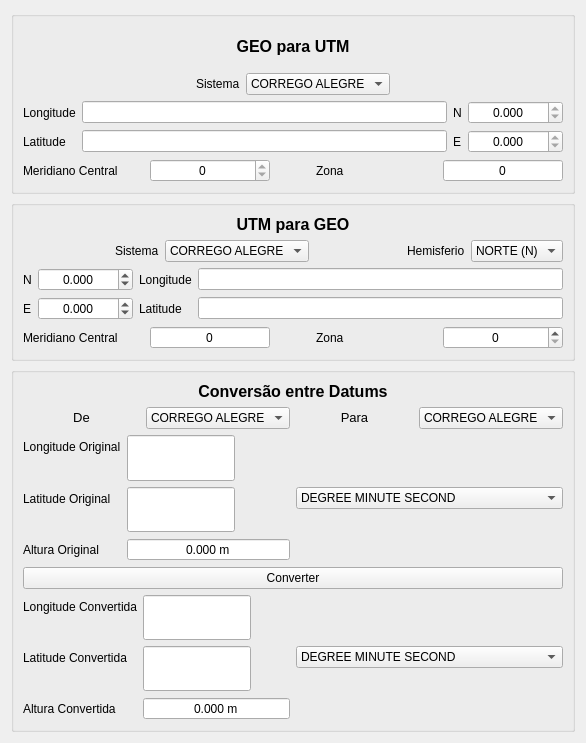
<?xml version="1.0" encoding="UTF-8"?>
<ui version="4.0">
 <class>convertionLayout</class>
 <widget class="QWidget" name="convertionLayout">
  <property name="geometry">
   <rect>
    <x>0</x>
    <y>0</y>
    <width>586</width>
    <height>743</height>
   </rect>
  </property>
  <property name="sizePolicy">
   <sizepolicy hsizetype="Preferred" vsizetype="Ignored">
    <horstretch>0</horstretch>
    <verstretch>0</verstretch>
   </sizepolicy>
  </property>
  <property name="minimumSize">
   <size>
    <width>450</width>
    <height>400</height>
   </size>
  </property>
  <property name="maximumSize">
   <size>
    <width>600</width>
    <height>743</height>
   </size>
  </property>
  <property name="windowTitle">
   <string>Form</string>
  </property>
  <layout class="QVBoxLayout" name="verticalLayout_8" stretch="1,0,2">
   <property name="sizeConstraint">
    <enum>QLayout::SetMinAndMaxSize</enum>
   </property>
   <item>
    <widget class="QGroupBox" name="groupBox_2">
     <property name="sizePolicy">
      <sizepolicy hsizetype="Preferred" vsizetype="Minimum">
       <horstretch>0</horstretch>
       <verstretch>0</verstretch>
      </sizepolicy>
     </property>
     <property name="maximumSize">
      <size>
       <width>16777215</width>
       <height>200</height>
      </size>
     </property>
     <property name="title">
      <string/>
     </property>
     <property name="alignment">
      <set>Qt::AlignCenter</set>
     </property>
     <layout class="QVBoxLayout" name="verticalLayout_3">
      <item>
       <widget class="QLabel" name="label_26">
        <property name="text">
         <string>&lt;!DOCTYPE HTML PUBLIC &quot;-//W3C//DTD HTML 4.0//EN&quot; &quot;http://www.w3.org/TR/REC-html40/strict.dtd&quot;&gt;
&lt;html&gt;&lt;head&gt;&lt;meta name=&quot;qrichtext&quot; content=&quot;1&quot; /&gt;&lt;style type=&quot;text/css&quot;&gt;
p, li { white-space: pre-wrap; }
&lt;/style&gt;&lt;/head&gt;&lt;body style=&quot; font-family:'Sans'; font-size:10pt; font-weight:400; font-style:normal;&quot;&gt;
&lt;p align=&quot;center&quot; style=&quot; margin-top:0px; margin-bottom:0px; margin-left:0px; margin-right:0px; -qt-block-indent:0; text-indent:0px;&quot;&gt;&lt;span style=&quot; font-family:'MS Shell Dlg 2'; font-size:12pt; font-weight:600;&quot;&gt;GEO para UTM&lt;/span&gt;&lt;/p&gt;&lt;/body&gt;&lt;/html&gt;</string>
        </property>
       </widget>
      </item>
      <item>
       <layout class="QHBoxLayout" name="horizontalLayout_4">
        <item>
         <spacer name="horizontalSpacer">
          <property name="orientation">
           <enum>Qt::Horizontal</enum>
          </property>
          <property name="sizeHint" stdset="0">
           <size>
            <width>40</width>
            <height>20</height>
           </size>
          </property>
         </spacer>
        </item>
        <item>
         <widget class="QLabel" name="label_5">
          <property name="text">
           <string>Sistema</string>
          </property>
         </widget>
        </item>
        <item>
         <widget class="QComboBox" name="geoUTMOldSystemComboBox">
          <item>
           <property name="text">
            <string>CORREGO ALEGRE</string>
           </property>
          </item>
          <item>
           <property name="text">
            <string>SAD69</string>
           </property>
          </item>
          <item>
           <property name="text">
            <string>SIRGAS2000</string>
           </property>
          </item>
          <item>
           <property name="text">
            <string>WGS84</string>
           </property>
          </item>
         </widget>
        </item>
        <item>
         <spacer name="horizontalSpacer_2">
          <property name="orientation">
           <enum>Qt::Horizontal</enum>
          </property>
          <property name="sizeHint" stdset="0">
           <size>
            <width>40</width>
            <height>20</height>
           </size>
          </property>
         </spacer>
        </item>
       </layout>
      </item>
      <item>
       <layout class="QVBoxLayout" name="verticalLayout_2">
        <item>
         <layout class="QGridLayout" name="gridLayout">
          <item row="1" column="0">
           <widget class="QLabel" name="label">
            <property name="text">
             <string>Longitude</string>
            </property>
           </widget>
          </item>
          <item row="4" column="0">
           <widget class="QLabel" name="label_3">
            <property name="text">
             <string>Latitude</string>
            </property>
           </widget>
          </item>
          <item row="1" column="1">
           <widget class="DmsEdit" name="longGeotoUtmDmsEdit"/>
          </item>
          <item row="4" column="1">
           <widget class="DmsEdit" name="latGeotoUtmDmsEdit"/>
          </item>
          <item row="1" column="3">
           <widget class="QDoubleSpinBox" name="NGeoToUtmDoubleSpinBox">
            <property name="alignment">
             <set>Qt::AlignCenter</set>
            </property>
            <property name="readOnly">
             <bool>true</bool>
            </property>
            <property name="decimals">
             <number>3</number>
            </property>
            <property name="minimum">
             <double>-1000000000.000000000000000</double>
            </property>
            <property name="maximum">
             <double>1000000000.000000000000000</double>
            </property>
           </widget>
          </item>
          <item row="4" column="3">
           <widget class="QDoubleSpinBox" name="EGeoToUtmDoubleSpinBox">
            <property name="alignment">
             <set>Qt::AlignCenter</set>
            </property>
            <property name="readOnly">
             <bool>true</bool>
            </property>
            <property name="decimals">
             <number>3</number>
            </property>
            <property name="minimum">
             <double>-1000000000.000000000000000</double>
            </property>
            <property name="maximum">
             <double>1000000000.000000000000000</double>
            </property>
           </widget>
          </item>
          <item row="4" column="2">
           <widget class="QLabel" name="label_4">
            <property name="text">
             <string>E</string>
            </property>
           </widget>
          </item>
          <item row="1" column="2">
           <widget class="QLabel" name="label_2">
            <property name="text">
             <string>N</string>
            </property>
           </widget>
          </item>
         </layout>
        </item>
        <item>
         <layout class="QHBoxLayout" name="horizontalLayout_2">
          <item>
           <widget class="QLabel" name="label_12">
            <property name="text">
             <string>Meridiano Central</string>
            </property>
           </widget>
          </item>
          <item>
           <widget class="QDoubleSpinBox" name="mCGeoToUtmDoubleSpinBox">
            <property name="alignment">
             <set>Qt::AlignCenter</set>
            </property>
            <property name="readOnly">
             <bool>true</bool>
            </property>
            <property name="decimals">
             <number>0</number>
            </property>
            <property name="minimum">
             <double>-1000.000000000000000</double>
            </property>
           </widget>
          </item>
          <item>
           <spacer name="horizontalSpacer_3">
            <property name="orientation">
             <enum>Qt::Horizontal</enum>
            </property>
            <property name="sizeType">
             <enum>QSizePolicy::Preferred</enum>
            </property>
            <property name="sizeHint" stdset="0">
             <size>
              <width>40</width>
              <height>20</height>
             </size>
            </property>
           </spacer>
          </item>
          <item>
           <widget class="QLabel" name="label_24">
            <property name="text">
             <string>Zona</string>
            </property>
           </widget>
          </item>
          <item>
           <widget class="QSpinBox" name="zonaGeoUtmSpinBox">
            <property name="alignment">
             <set>Qt::AlignCenter</set>
            </property>
            <property name="readOnly">
             <bool>true</bool>
            </property>
            <property name="buttonSymbols">
             <enum>QAbstractSpinBox::NoButtons</enum>
            </property>
           </widget>
          </item>
         </layout>
        </item>
       </layout>
      </item>
     </layout>
    </widget>
   </item>
   <item>
    <widget class="QGroupBox" name="groupBox_3">
     <property name="sizePolicy">
      <sizepolicy hsizetype="Preferred" vsizetype="Minimum">
       <horstretch>0</horstretch>
       <verstretch>0</verstretch>
      </sizepolicy>
     </property>
     <property name="title">
      <string/>
     </property>
     <layout class="QVBoxLayout" name="verticalLayout">
      <item>
       <widget class="QLabel" name="label_25">
        <property name="text">
         <string>&lt;!DOCTYPE HTML PUBLIC &quot;-//W3C//DTD HTML 4.0//EN&quot; &quot;http://www.w3.org/TR/REC-html40/strict.dtd&quot;&gt;
&lt;html&gt;&lt;head&gt;&lt;meta name=&quot;qrichtext&quot; content=&quot;1&quot; /&gt;&lt;style type=&quot;text/css&quot;&gt;
p, li { white-space: pre-wrap; }
&lt;/style&gt;&lt;/head&gt;&lt;body style=&quot; font-family:'Sans'; font-size:10pt; font-weight:400; font-style:normal;&quot;&gt;
&lt;p align=&quot;center&quot; style=&quot; margin-top:0px; margin-bottom:0px; margin-left:0px; margin-right:0px; -qt-block-indent:0; text-indent:0px;&quot;&gt;&lt;span style=&quot; font-family:'MS Shell Dlg 2'; font-size:12pt; font-weight:600;&quot;&gt;UTM para GEO&lt;/span&gt;&lt;/p&gt;&lt;/body&gt;&lt;/html&gt;</string>
        </property>
       </widget>
      </item>
      <item>
       <layout class="QHBoxLayout" name="horizontalLayout_3">
        <item>
         <spacer name="horizontalSpacer_5">
          <property name="orientation">
           <enum>Qt::Horizontal</enum>
          </property>
          <property name="sizeHint" stdset="0">
           <size>
            <width>40</width>
            <height>20</height>
           </size>
          </property>
         </spacer>
        </item>
        <item>
         <widget class="QLabel" name="label_6">
          <property name="text">
           <string>Sistema</string>
          </property>
         </widget>
        </item>
        <item>
         <widget class="QComboBox" name="utmGeoOldSystemComboBox">
          <item>
           <property name="text">
            <string>CORREGO ALEGRE</string>
           </property>
          </item>
          <item>
           <property name="text">
            <string>SAD69</string>
           </property>
          </item>
          <item>
           <property name="text">
            <string>SIRGAS2000</string>
           </property>
          </item>
          <item>
           <property name="text">
            <string>WGS84</string>
           </property>
          </item>
         </widget>
        </item>
        <item>
         <spacer name="horizontalSpacer_6">
          <property name="orientation">
           <enum>Qt::Horizontal</enum>
          </property>
          <property name="sizeHint" stdset="0">
           <size>
            <width>40</width>
            <height>20</height>
           </size>
          </property>
         </spacer>
        </item>
        <item>
         <widget class="QLabel" name="label_14">
          <property name="text">
           <string>Hemisferio</string>
          </property>
         </widget>
        </item>
        <item>
         <widget class="QComboBox" name="hemiNSUtmGeoComboBox">
          <item>
           <property name="text">
            <string>NORTE (N)</string>
           </property>
          </item>
          <item>
           <property name="text">
            <string>SUL (S)</string>
           </property>
          </item>
         </widget>
        </item>
       </layout>
      </item>
      <item>
       <layout class="QGridLayout" name="gridLayout_2">
        <item row="0" column="2">
         <widget class="QLabel" name="label_8">
          <property name="text">
           <string>Longitude</string>
          </property>
         </widget>
        </item>
        <item row="0" column="3">
         <widget class="DmsEdit" name="latUtmToGeoDmsEdit">
          <property name="readOnly">
           <bool>true</bool>
          </property>
         </widget>
        </item>
        <item row="0" column="0">
         <widget class="QLabel" name="label_10">
          <property name="text">
           <string>N</string>
          </property>
         </widget>
        </item>
        <item row="2" column="0">
         <widget class="QLabel" name="label_11">
          <property name="text">
           <string>E</string>
          </property>
         </widget>
        </item>
        <item row="2" column="2">
         <widget class="QLabel" name="label_9">
          <property name="text">
           <string>Latitude</string>
          </property>
         </widget>
        </item>
        <item row="2" column="3">
         <widget class="DmsEdit" name="longUtmToGeoDmsEdit">
          <property name="readOnly">
           <bool>true</bool>
          </property>
         </widget>
        </item>
        <item row="0" column="1">
         <widget class="QDoubleSpinBox" name="NUtmToGeoDoubleSpinBox">
          <property name="alignment">
           <set>Qt::AlignCenter</set>
          </property>
          <property name="decimals">
           <number>3</number>
          </property>
          <property name="minimum">
           <double>-1000000000.000000000000000</double>
          </property>
          <property name="maximum">
           <double>1000000000.000000000000000</double>
          </property>
         </widget>
        </item>
        <item row="2" column="1">
         <widget class="QDoubleSpinBox" name="EUtmToGeoDoubleSpinBox">
          <property name="alignment">
           <set>Qt::AlignCenter</set>
          </property>
          <property name="decimals">
           <number>3</number>
          </property>
          <property name="minimum">
           <double>-1000000000.000000000000000</double>
          </property>
          <property name="maximum">
           <double>1000000000.000000000000000</double>
          </property>
         </widget>
        </item>
       </layout>
      </item>
      <item>
       <layout class="QHBoxLayout" name="horizontalLayout">
        <item>
         <widget class="QLabel" name="label_7">
          <property name="text">
           <string>Meridiano Central</string>
          </property>
         </widget>
        </item>
        <item>
         <widget class="QDoubleSpinBox" name="mCUtmToGeoDoubleSpinBox">
          <property name="alignment">
           <set>Qt::AlignCenter</set>
          </property>
          <property name="readOnly">
           <bool>true</bool>
          </property>
          <property name="buttonSymbols">
           <enum>QAbstractSpinBox::NoButtons</enum>
          </property>
          <property name="decimals">
           <number>0</number>
          </property>
          <property name="minimum">
           <double>-100.000000000000000</double>
          </property>
         </widget>
        </item>
        <item>
         <spacer name="horizontalSpacer_4">
          <property name="orientation">
           <enum>Qt::Horizontal</enum>
          </property>
          <property name="sizeType">
           <enum>QSizePolicy::Preferred</enum>
          </property>
          <property name="sizeHint" stdset="0">
           <size>
            <width>40</width>
            <height>20</height>
           </size>
          </property>
         </spacer>
        </item>
        <item>
         <widget class="QLabel" name="label_27">
          <property name="text">
           <string>Zona</string>
          </property>
         </widget>
        </item>
        <item>
         <widget class="QSpinBox" name="zonaUtmGeoSpinBox">
          <property name="alignment">
           <set>Qt::AlignCenter</set>
          </property>
          <property name="buttonSymbols">
           <enum>QAbstractSpinBox::UpDownArrows</enum>
          </property>
          <property name="accelerated">
           <bool>true</bool>
          </property>
         </widget>
        </item>
       </layout>
      </item>
     </layout>
    </widget>
   </item>
   <item>
    <widget class="QGroupBox" name="groupBox">
     <property name="sizePolicy">
      <sizepolicy hsizetype="Preferred" vsizetype="Expanding">
       <horstretch>0</horstretch>
       <verstretch>0</verstretch>
      </sizepolicy>
     </property>
     <property name="title">
      <string/>
     </property>
     <layout class="QVBoxLayout" name="verticalLayout_7">
      <item>
       <widget class="QLabel" name="label_15">
        <property name="text">
         <string>&lt;!DOCTYPE HTML PUBLIC &quot;-//W3C//DTD HTML 4.0//EN&quot; &quot;http://www.w3.org/TR/REC-html40/strict.dtd&quot;&gt;
&lt;html&gt;&lt;head&gt;&lt;meta name=&quot;qrichtext&quot; content=&quot;1&quot; /&gt;&lt;style type=&quot;text/css&quot;&gt;
p, li { white-space: pre-wrap; }
&lt;/style&gt;&lt;/head&gt;&lt;body style=&quot; font-family:'MS Shell Dlg 2'; font-size:8.25pt; font-weight:400; font-style:normal;&quot;&gt;
&lt;p align=&quot;center&quot; style=&quot; margin-top:0px; margin-bottom:0px; margin-left:0px; margin-right:0px; -qt-block-indent:0; text-indent:0px;&quot;&gt;&lt;span style=&quot; font-size:12pt; font-weight:600;&quot;&gt;Conversão entre Datums&lt;/span&gt;&lt;/p&gt;&lt;/body&gt;&lt;/html&gt;</string>
        </property>
       </widget>
      </item>
      <item>
       <layout class="QHBoxLayout" name="horizontalLayout_5">
        <item>
         <widget class="QLabel" name="label_18">
          <property name="text">
           <string>&lt;!DOCTYPE HTML PUBLIC &quot;-//W3C//DTD HTML 4.0//EN&quot; &quot;http://www.w3.org/TR/REC-html40/strict.dtd&quot;&gt;
&lt;html&gt;&lt;head&gt;&lt;meta name=&quot;qrichtext&quot; content=&quot;1&quot; /&gt;&lt;style type=&quot;text/css&quot;&gt;
p, li { white-space: pre-wrap; }
&lt;/style&gt;&lt;/head&gt;&lt;body style=&quot; font-family:'MS Shell Dlg 2'; font-size:8.25pt; font-weight:400; font-style:normal;&quot;&gt;
&lt;p align=&quot;center&quot; style=&quot; margin-top:0px; margin-bottom:0px; margin-left:0px; margin-right:0px; -qt-block-indent:0; text-indent:0px;&quot;&gt;&lt;span style=&quot; font-family:'Sans'; font-size:10pt;&quot;&gt;De&lt;/span&gt;&lt;/p&gt;&lt;/body&gt;&lt;/html&gt;</string>
          </property>
         </widget>
        </item>
        <item>
         <widget class="QComboBox" name="oldSystemComboBox">
          <item>
           <property name="text">
            <string>CORREGO ALEGRE</string>
           </property>
          </item>
          <item>
           <property name="text">
            <string>SAD69</string>
           </property>
          </item>
          <item>
           <property name="text">
            <string>SIRGAS2000</string>
           </property>
          </item>
          <item>
           <property name="text">
            <string>WGS84</string>
           </property>
          </item>
         </widget>
        </item>
        <item>
         <widget class="QLabel" name="label_19">
          <property name="text">
           <string>&lt;!DOCTYPE HTML PUBLIC &quot;-//W3C//DTD HTML 4.0//EN&quot; &quot;http://www.w3.org/TR/REC-html40/strict.dtd&quot;&gt;
&lt;html&gt;&lt;head&gt;&lt;meta name=&quot;qrichtext&quot; content=&quot;1&quot; /&gt;&lt;style type=&quot;text/css&quot;&gt;
p, li { white-space: pre-wrap; }
&lt;/style&gt;&lt;/head&gt;&lt;body style=&quot; font-family:'MS Shell Dlg 2'; font-size:8.25pt; font-weight:400; font-style:normal;&quot;&gt;
&lt;p align=&quot;center&quot; style=&quot; margin-top:0px; margin-bottom:0px; margin-left:0px; margin-right:0px; -qt-block-indent:0; text-indent:0px;&quot;&gt;&lt;span style=&quot; font-family:'Sans'; font-size:10pt;&quot;&gt;Para&lt;/span&gt;&lt;/p&gt;&lt;/body&gt;&lt;/html&gt;</string>
          </property>
         </widget>
        </item>
        <item>
         <widget class="QComboBox" name="newSystemComboBox">
          <item>
           <property name="text">
            <string>CORREGO ALEGRE</string>
           </property>
          </item>
          <item>
           <property name="text">
            <string>SAD69</string>
           </property>
          </item>
          <item>
           <property name="text">
            <string>SIRGAS2000</string>
           </property>
          </item>
          <item>
           <property name="text">
            <string>WGS84</string>
           </property>
          </item>
         </widget>
        </item>
       </layout>
      </item>
      <item>
       <layout class="QHBoxLayout" name="horizontalLayout_6">
        <property name="sizeConstraint">
         <enum>QLayout::SetFixedSize</enum>
        </property>
        <item>
         <layout class="QFormLayout" name="formLayout">
          <item row="0" column="0">
           <widget class="QLabel" name="label_16">
            <property name="text">
             <string>Longitude Original</string>
            </property>
           </widget>
          </item>
          <item row="0" column="1">
           <widget class="DmsEdit" name="oldLongDmsEdit">
            <property name="sizePolicy">
             <sizepolicy hsizetype="Maximum" vsizetype="MinimumExpanding">
              <horstretch>0</horstretch>
              <verstretch>0</verstretch>
             </sizepolicy>
            </property>
            <property name="alignment">
             <set>Qt::AlignCenter</set>
            </property>
           </widget>
          </item>
          <item row="1" column="0">
           <widget class="QLabel" name="label_17">
            <property name="text">
             <string>Latitude Original</string>
            </property>
           </widget>
          </item>
          <item row="1" column="1">
           <widget class="DmsEdit" name="oldLatDmsEdit">
            <property name="sizePolicy">
             <sizepolicy hsizetype="Maximum" vsizetype="MinimumExpanding">
              <horstretch>0</horstretch>
              <verstretch>0</verstretch>
             </sizepolicy>
            </property>
            <property name="alignment">
             <set>Qt::AlignCenter</set>
            </property>
           </widget>
          </item>
          <item row="2" column="0">
           <widget class="QLabel" name="label_22">
            <property name="text">
             <string>Altura Original</string>
            </property>
           </widget>
          </item>
          <item row="2" column="1">
           <widget class="QDoubleSpinBox" name="oldAltDoubleSpin">
            <property name="alignment">
             <set>Qt::AlignCenter</set>
            </property>
            <property name="buttonSymbols">
             <enum>QAbstractSpinBox::NoButtons</enum>
            </property>
            <property name="accelerated">
             <bool>true</bool>
            </property>
            <property name="suffix">
             <string> m</string>
            </property>
            <property name="decimals">
             <number>3</number>
            </property>
            <property name="maximum">
             <double>999999999.990000009536743</double>
            </property>
           </widget>
          </item>
         </layout>
        </item>
        <item>
         <layout class="QVBoxLayout" name="verticalLayout_6">
          <item>
           <spacer name="verticalSpacer">
            <property name="orientation">
             <enum>Qt::Vertical</enum>
            </property>
            <property name="sizeType">
             <enum>QSizePolicy::Preferred</enum>
            </property>
            <property name="sizeHint" stdset="0">
             <size>
              <width>20</width>
              <height>30</height>
             </size>
            </property>
           </spacer>
          </item>
          <item>
           <widget class="QComboBox" name="oldTypeComboBox">
            <item>
             <property name="text">
              <string>DEGREE MINUTE SECOND</string>
             </property>
            </item>
            <item>
             <property name="text">
              <string>DEGREE DECIMAL</string>
             </property>
            </item>
            <item>
             <property name="text">
              <string>RADIAN</string>
             </property>
            </item>
           </widget>
          </item>
          <item>
           <spacer name="verticalSpacer_2">
            <property name="orientation">
             <enum>Qt::Vertical</enum>
            </property>
            <property name="sizeType">
             <enum>QSizePolicy::Preferred</enum>
            </property>
            <property name="sizeHint" stdset="0">
             <size>
              <width>20</width>
              <height>30</height>
             </size>
            </property>
           </spacer>
          </item>
         </layout>
        </item>
       </layout>
      </item>
      <item>
       <widget class="QPushButton" name="convertButton">
        <property name="text">
         <string>Converter</string>
        </property>
       </widget>
      </item>
      <item>
       <layout class="QHBoxLayout" name="horizontalLayout_7">
        <property name="sizeConstraint">
         <enum>QLayout::SetFixedSize</enum>
        </property>
        <item>
         <layout class="QFormLayout" name="formLayout_2">
          <item row="0" column="0">
           <widget class="QLabel" name="label_20">
            <property name="text">
             <string>Longitude Convertida</string>
            </property>
           </widget>
          </item>
          <item row="0" column="1">
           <widget class="DmsEdit" name="newLongDmsEdit">
            <property name="sizePolicy">
             <sizepolicy hsizetype="Maximum" vsizetype="MinimumExpanding">
              <horstretch>0</horstretch>
              <verstretch>0</verstretch>
             </sizepolicy>
            </property>
            <property name="alignment">
             <set>Qt::AlignCenter</set>
            </property>
            <property name="readOnly">
             <bool>true</bool>
            </property>
           </widget>
          </item>
          <item row="1" column="0">
           <widget class="QLabel" name="label_21">
            <property name="text">
             <string>Latitude Convertida</string>
            </property>
           </widget>
          </item>
          <item row="1" column="1">
           <widget class="DmsEdit" name="newLatDmsEdit">
            <property name="sizePolicy">
             <sizepolicy hsizetype="Maximum" vsizetype="MinimumExpanding">
              <horstretch>0</horstretch>
              <verstretch>0</verstretch>
             </sizepolicy>
            </property>
            <property name="alignment">
             <set>Qt::AlignCenter</set>
            </property>
            <property name="readOnly">
             <bool>true</bool>
            </property>
           </widget>
          </item>
          <item row="2" column="0">
           <widget class="QLabel" name="label_23">
            <property name="text">
             <string>Altura Convertida</string>
            </property>
           </widget>
          </item>
          <item row="2" column="1">
           <widget class="QDoubleSpinBox" name="newAltDoubleSpin">
            <property name="alignment">
             <set>Qt::AlignCenter</set>
            </property>
            <property name="buttonSymbols">
             <enum>QAbstractSpinBox::NoButtons</enum>
            </property>
            <property name="accelerated">
             <bool>true</bool>
            </property>
            <property name="suffix">
             <string> m</string>
            </property>
            <property name="decimals">
             <number>3</number>
            </property>
            <property name="maximum">
             <double>999999999.990000009536743</double>
            </property>
           </widget>
          </item>
         </layout>
        </item>
        <item>
         <layout class="QVBoxLayout" name="verticalLayout_5">
          <item>
           <spacer name="verticalSpacer_4">
            <property name="orientation">
             <enum>Qt::Vertical</enum>
            </property>
            <property name="sizeType">
             <enum>QSizePolicy::Preferred</enum>
            </property>
            <property name="sizeHint" stdset="0">
             <size>
              <width>20</width>
              <height>30</height>
             </size>
            </property>
           </spacer>
          </item>
          <item>
           <widget class="QComboBox" name="newTypeComboBox">
            <item>
             <property name="text">
              <string>DEGREE MINUTE SECOND</string>
             </property>
            </item>
            <item>
             <property name="text">
              <string>DEGREE DECIMAL</string>
             </property>
            </item>
            <item>
             <property name="text">
              <string>RADIAN</string>
             </property>
            </item>
           </widget>
          </item>
          <item>
           <spacer name="verticalSpacer_3">
            <property name="orientation">
             <enum>Qt::Vertical</enum>
            </property>
            <property name="sizeType">
             <enum>QSizePolicy::Preferred</enum>
            </property>
            <property name="sizeHint" stdset="0">
             <size>
              <width>20</width>
              <height>30</height>
             </size>
            </property>
           </spacer>
          </item>
         </layout>
        </item>
       </layout>
      </item>
     </layout>
    </widget>
   </item>
  </layout>
 </widget>
 <customwidgets>
  <customwidget>
   <class>DmsEdit</class>
   <extends>QLineEdit</extends>
   <header>DmsEdit.h</header>
  </customwidget>
 </customwidgets>
 <resources/>
 <connections/>
</ui>
